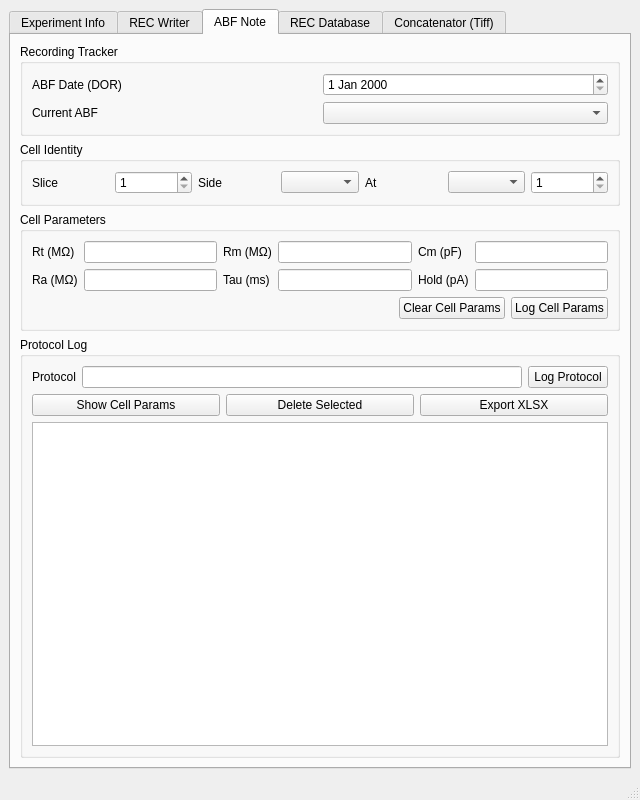
<?xml version="1.0" encoding="UTF-8"?>
<ui version="4.0">
 <class>MainWindow</class>
 <widget class="QMainWindow" name="MainWindow">
  <property name="geometry">
   <rect>
    <x>0</x>
    <y>0</y>
    <width>640</width>
    <height>800</height>
   </rect>
  </property>
  <property name="windowTitle">
   <string>MainWindow</string>
  </property>
  <widget class="QWidget" name="centralwidget">
   <layout class="QVBoxLayout" name="verticalLayout_10">
    <item>
     <widget class="QTabWidget" name="tabs">
      <property name="tabPosition">
       <enum>QTabWidget::TabPosition::North</enum>
      </property>
      <property name="currentIndex">
       <number>2</number>
      </property>
      <property name="elideMode">
       <enum>Qt::TextElideMode::ElideNone</enum>
      </property>
      <property name="documentMode">
       <bool>false</bool>
      </property>
      <property name="tabBarAutoHide">
       <bool>false</bool>
      </property>
      <widget class="QWidget" name="tab_EXP">
       <attribute name="title">
        <string>Experiment Info</string>
       </attribute>
       <layout class="QVBoxLayout" name="verticalLayout_2">
        <item>
         <widget class="QGroupBox" name="gb_basics">
          <property name="enabled">
           <bool>true</bool>
          </property>
          <property name="sizePolicy">
           <sizepolicy hsizetype="Ignored" vsizetype="Maximum">
            <horstretch>0</horstretch>
            <verstretch>0</verstretch>
           </sizepolicy>
          </property>
          <property name="minimumSize">
           <size>
            <width>0</width>
            <height>0</height>
           </size>
          </property>
          <property name="maximumSize">
           <size>
            <width>16777215</width>
            <height>150</height>
           </size>
          </property>
          <property name="title">
           <string>Basics</string>
          </property>
          <layout class="QFormLayout" name="formLayout_4">
           <item row="0" column="1">
            <widget class="QDateEdit" name="de_dor">
             <property name="calendarPopup">
              <bool>true</bool>
             </property>
            </widget>
           </item>
           <item row="0" column="0">
            <widget class="QLabel" name="lbl_dor">
             <property name="text">
              <string>Date of Recording</string>
             </property>
            </widget>
           </item>
           <item row="1" column="0">
            <widget class="QLabel" name="lbl_project">
             <property name="text">
              <string>Project</string>
             </property>
            </widget>
           </item>
           <item row="1" column="1">
            <widget class="QLineEdit" name="le_project"/>
           </item>
           <item row="2" column="0">
            <widget class="QLabel" name="lbl_acuc">
             <property name="text">
              <string>ACUC protocol</string>
             </property>
            </widget>
           </item>
           <item row="2" column="1">
            <widget class="QComboBox" name="cb_acuc"/>
           </item>
          </layout>
         </widget>
        </item>
        <item>
         <widget class="QGroupBox" name="gb_solutions">
          <property name="sizePolicy">
           <sizepolicy hsizetype="Ignored" vsizetype="Maximum">
            <horstretch>0</horstretch>
            <verstretch>0</verstretch>
           </sizepolicy>
          </property>
          <property name="minimumSize">
           <size>
            <width>0</width>
            <height>0</height>
           </size>
          </property>
          <property name="maximumSize">
           <size>
            <width>16777215</width>
            <height>150</height>
           </size>
          </property>
          <property name="title">
           <string>Solutions</string>
          </property>
          <layout class="QGridLayout" name="gridLayout_2">
           <item row="0" column="0">
            <widget class="QLabel" name="lbl_cuttingOS">
             <property name="text">
              <string>Cutting (mOsm/Kg)</string>
             </property>
            </widget>
           </item>
           <item row="0" column="1">
            <widget class="QLabel" name="lbl_holdingOS">
             <property name="text">
              <string>Holding (mOsm/Kg)</string>
             </property>
            </widget>
           </item>
           <item row="1" column="0">
            <widget class="QLineEdit" name="le_cuttingOS"/>
           </item>
           <item row="1" column="1">
            <widget class="QLineEdit" name="le_holdingOS"/>
           </item>
           <item row="0" column="2">
            <widget class="QLabel" name="lbl_recordingOS">
             <property name="text">
              <string>Recording (mOsm/Kg)</string>
             </property>
            </widget>
           </item>
           <item row="1" column="2">
            <widget class="QLineEdit" name="le_recordingOS"/>
           </item>
          </layout>
         </widget>
        </item>
        <item>
         <widget class="QGroupBox" name="gb_animals">
          <property name="sizePolicy">
           <sizepolicy hsizetype="Ignored" vsizetype="Preferred">
            <horstretch>0</horstretch>
            <verstretch>0</verstretch>
           </sizepolicy>
          </property>
          <property name="minimumSize">
           <size>
            <width>0</width>
            <height>0</height>
           </size>
          </property>
          <property name="title">
           <string>Animals</string>
          </property>
          <layout class="QGridLayout" name="gridLayout_4">
           <item row="2" column="0">
            <widget class="QLabel" name="lbl_dob">
             <property name="text">
              <string>Date of Birth</string>
             </property>
            </widget>
           </item>
           <item row="0" column="0">
            <widget class="QLabel" name="lbl_genotype">
             <property name="text">
              <string>Genotype</string>
             </property>
            </widget>
           </item>
           <item row="1" column="0">
            <widget class="QLabel" name="lbl_animalId">
             <property name="text">
              <string>Animal ID</string>
             </property>
            </widget>
           </item>
           <item row="0" column="5">
            <widget class="QComboBox" name="cb_species"/>
           </item>
           <item row="0" column="4">
            <widget class="QLabel" name="lbl_species">
             <property name="text">
              <string>Species</string>
             </property>
            </widget>
           </item>
           <item row="2" column="1">
            <widget class="QDateEdit" name="de_dob"/>
           </item>
           <item row="0" column="1">
            <widget class="QComboBox" name="cb_genotype"/>
           </item>
           <item row="1" column="1">
            <widget class="QLineEdit" name="le_animalId"/>
           </item>
           <item row="2" column="4">
            <widget class="QLabel" name="lbl_ages">
             <property name="text">
              <string>Ages</string>
             </property>
            </widget>
           </item>
           <item row="2" column="5">
            <widget class="QLineEdit" name="le_ages"/>
           </item>
           <item row="1" column="4">
            <widget class="QLabel" name="lbl_sex">
             <property name="text">
              <string>Sex</string>
             </property>
            </widget>
           </item>
           <item row="1" column="5">
            <widget class="QComboBox" name="cb_sex"/>
           </item>
          </layout>
         </widget>
        </item>
        <item>
         <widget class="QGroupBox" name="gb_injections">
          <property name="sizePolicy">
           <sizepolicy hsizetype="Ignored" vsizetype="Preferred">
            <horstretch>0</horstretch>
            <verstretch>0</verstretch>
           </sizepolicy>
          </property>
          <property name="minimumSize">
           <size>
            <width>0</width>
            <height>0</height>
           </size>
          </property>
          <property name="title">
           <string>Injections</string>
          </property>
          <layout class="QVBoxLayout" name="verticalLayout">
           <item>
            <layout class="QHBoxLayout" name="horizontalLayout_2">
             <item>
              <widget class="QPushButton" name="btn_addInjections">
               <property name="text">
                <string>Add New</string>
               </property>
              </widget>
             </item>
             <item>
              <widget class="QPushButton" name="btn_rmInjections">
               <property name="text">
                <string>Remove Selected</string>
               </property>
              </widget>
             </item>
            </layout>
           </item>
           <item>
            <widget class="QTreeView" name="tree_injections"/>
           </item>
          </layout>
         </widget>
        </item>
        <item>
         <widget class="QGroupBox" name="gb_expDbOp">
          <property name="sizePolicy">
           <sizepolicy hsizetype="Ignored" vsizetype="Preferred">
            <horstretch>0</horstretch>
            <verstretch>0</verstretch>
           </sizepolicy>
          </property>
          <property name="minimumSize">
           <size>
            <width>0</width>
            <height>0</height>
           </size>
          </property>
          <property name="title">
           <string>Database Operations</string>
          </property>
          <layout class="QHBoxLayout" name="horizontalLayout_6">
           <item>
            <widget class="QPushButton" name="btn_openExpDb">
             <property name="text">
              <string>Open Databse EXP_INFO</string>
             </property>
            </widget>
           </item>
           <item>
            <widget class="QPushButton" name="btn_saveToExpDb">
             <property name="text">
              <string>Save to Database EXP_INFO</string>
             </property>
            </widget>
           </item>
          </layout>
         </widget>
        </item>
       </layout>
      </widget>
      <widget class="QWidget" name="tab_REC">
       <attribute name="title">
        <string>REC Writer</string>
       </attribute>
       <layout class="QVBoxLayout" name="verticalLayout_3">
        <item>
         <widget class="QLabel" name="lbl_expDate">
          <property name="text">
           <string>Experiment Date: YYYY_MM_DD</string>
          </property>
          <property name="alignment">
           <set>Qt::AlignmentFlag::AlignCenter</set>
          </property>
         </widget>
        </item>
        <item>
         <layout class="QHBoxLayout" name="horizontalLayout_toggleBtns">
          <item>
           <widget class="QPushButton" name="btn_toggleBasic">
            <property name="text">
             <string>Basic Parameters</string>
            </property>
            <property name="checkable">
             <bool>true</bool>
            </property>
            <property name="checked">
             <bool>true</bool>
            </property>
           </widget>
          </item>
          <item>
           <widget class="QPushButton" name="btn_toggleCustomized">
            <property name="text">
             <string>Customized Parameters</string>
            </property>
            <property name="checkable">
             <bool>true</bool>
            </property>
           </widget>
          </item>
         </layout>
        </item>
        <item>
         <widget class="QStackedWidget" name="stack_parameters">
          <property name="currentIndex">
           <number>0</number>
          </property>
          <widget class="QWidget" name="page_basic">
           <layout class="QGridLayout" name="gridLayout_basic">
            <item row="3" column="0">
             <widget class="QLabel" name="lbl_expo">
              <property name="text">
               <string>EXPO</string>
              </property>
             </widget>
            </item>
            <item row="4" column="0">
             <widget class="QLabel" name="lbl_emi">
              <property name="text">
               <string>EMI</string>
              </property>
             </widget>
            </item>
            <item row="1" column="1">
             <widget class="QComboBox" name="cb_exc"/>
            </item>
            <item row="0" column="3">
             <widget class="QSpinBox" name="sb_frames">
              <property name="minimum">
               <number>1</number>
              </property>
              <property name="maximum">
               <number>6000</number>
              </property>
              <property name="value">
               <number>1200</number>
              </property>
             </widget>
            </item>
            <item row="0" column="0">
             <widget class="QLabel" name="lbl_obj">
              <property name="text">
               <string>OBJ</string>
              </property>
              <property name="alignment">
               <set>Qt::AlignmentFlag::AlignLeading|Qt::AlignmentFlag::AlignLeft|Qt::AlignmentFlag::AlignVCenter</set>
              </property>
             </widget>
            </item>
            <item row="2" column="0">
             <widget class="QLabel" name="lbl_level">
              <property name="text">
               <string>LEVEL</string>
              </property>
             </widget>
            </item>
            <item row="0" column="2">
             <widget class="QLabel" name="lbl_frames">
              <property name="text">
               <string>FRAMES (p)</string>
              </property>
              <property name="alignment">
               <set>Qt::AlignmentFlag::AlignLeading|Qt::AlignmentFlag::AlignLeft|Qt::AlignmentFlag::AlignVCenter</set>
              </property>
             </widget>
            </item>
            <item row="0" column="1">
             <layout class="QHBoxLayout" name="horizontalLayout_16">
              <item>
               <widget class="QRadioButton" name="rb_10x">
                <property name="text">
                 <string>10X</string>
                </property>
               </widget>
              </item>
              <item>
               <widget class="QRadioButton" name="rb_40x">
                <property name="text">
                 <string>40X</string>
                </property>
               </widget>
              </item>
              <item>
               <widget class="QRadioButton" name="rb_60x">
                <property name="text">
                 <string>60X</string>
                </property>
               </widget>
              </item>
             </layout>
            </item>
            <item row="1" column="0">
             <widget class="QLabel" name="lbl_exc">
              <property name="text">
               <string>EXC</string>
              </property>
              <property name="alignment">
               <set>Qt::AlignmentFlag::AlignLeading|Qt::AlignmentFlag::AlignLeft|Qt::AlignmentFlag::AlignVCenter</set>
              </property>
             </widget>
            </item>
            <item row="3" column="2">
             <widget class="QLabel" name="lbl_at">
              <property name="text">
               <string>AT</string>
              </property>
             </widget>
            </item>
            <item row="1" column="3">
             <widget class="QLineEdit" name="le_fps"/>
            </item>
            <item row="3" column="1">
             <layout class="QHBoxLayout" name="horizontalLayout_17">
              <item>
               <widget class="QLineEdit" name="le_expo"/>
              </item>
              <item>
               <widget class="QComboBox" name="cb_expoUnit"/>
              </item>
             </layout>
            </item>
            <item row="2" column="2">
             <widget class="QLabel" name="lbl_slice">
              <property name="text">
               <string>SLICE</string>
              </property>
             </widget>
            </item>
            <item row="2" column="1">
             <widget class="QSpinBox" name="sb_level">
              <property name="minimum">
               <number>0</number>
              </property>
              <property name="maximum">
               <number>100</number>
              </property>
              <property name="value">
               <number>100</number>
              </property>
             </widget>
            </item>
            <item row="3" column="3">
             <layout class="QHBoxLayout" name="horizontalLayout_20">
              <item>
               <widget class="QComboBox" name="cb_locType"/>
              </item>
              <item>
               <widget class="QSpinBox" name="sb_at"/>
              </item>
             </layout>
            </item>
            <item row="1" column="2">
             <widget class="QLabel" name="lbl_fps">
              <property name="text">
               <string>FPS (Hz)</string>
              </property>
             </widget>
            </item>
            <item row="2" column="3">
             <layout class="QHBoxLayout" name="horizontalLayout_slice">
              <item>
               <widget class="QSpinBox" name="sb_slice"/>
              </item>
              <item>
               <widget class="QLabel" name="lbl_side">
                <property name="text">
                 <string>SIDE</string>
                </property>
               </widget>
              </item>
              <item>
               <widget class="QComboBox" name="cb_side"/>
              </item>
             </layout>
            </item>
            <item row="4" column="1">
             <widget class="QComboBox" name="cb_emi"/>
            </item>
           </layout>
          </widget>
          <widget class="QWidget" name="page_customized">
           <layout class="QVBoxLayout" name="verticalLayout_customized">
            <item>
             <layout class="QHBoxLayout" name="horizontalLayout_21">
              <item>
               <widget class="QComboBox" name="cb_templateLoad"/>
              </item>
              <item>
               <widget class="QPushButton" name="btn_templateSave">
                <property name="text">
                 <string>Save</string>
                </property>
               </widget>
              </item>
              <item>
               <widget class="QPushButton" name="btn_templateDelete">
                <property name="text">
                 <string>Delete</string>
                </property>
               </widget>
              </item>
              <item>
               <widget class="QCheckBox" name="chk_addCustomized">
                <property name="text">
                 <string>Check to append</string>
                </property>
               </widget>
              </item>
             </layout>
            </item>
            <item>
             <layout class="QHBoxLayout" name="horizontalLayout_3">
              <item>
               <widget class="QTableView" name="tv_customized">
                <property name="autoFillBackground">
                 <bool>false</bool>
                </property>
               </widget>
              </item>
              <item>
               <layout class="QVBoxLayout" name="verticalLayout_4">
                <item>
                 <widget class="QPushButton" name="btn_mvRowsDown">
                  <property name="text">
                   <string>Shift Down</string>
                  </property>
                 </widget>
                </item>
                <item>
                 <widget class="QPushButton" name="btn_mvRowsUp">
                  <property name="text">
                   <string>Shift Up</string>
                  </property>
                 </widget>
                </item>
                <item>
                 <widget class="QPushButton" name="btn_insertCustomProps">
                  <property name="text">
                   <string>Insert</string>
                  </property>
                 </widget>
                </item>
                <item>
                 <widget class="QPushButton" name="btn_rmSelectedRows">
                  <property name="text">
                   <string>Remove</string>
                  </property>
                 </widget>
                </item>
               </layout>
              </item>
             </layout>
            </item>
           </layout>
          </widget>
         </widget>
        </item>
        <item>
         <widget class="QGroupBox" name="groupBox">
          <property name="title">
           <string>TIFF Name</string>
          </property>
          <layout class="QHBoxLayout" name="horizontalLayout">
           <item>
            <widget class="QLineEdit" name="le_filenameSn">
             <property name="alignment">
              <set>Qt::AlignmentFlag::AlignCenter</set>
             </property>
            </widget>
           </item>
           <item>
            <widget class="QPushButton" name="btn_snInc">
             <property name="text">
              <string>+</string>
             </property>
            </widget>
           </item>
           <item>
            <widget class="QPushButton" name="btn_snDec">
             <property name="text">
              <string>–</string>
             </property>
            </widget>
           </item>
           <item>
            <widget class="QPushButton" name="btn_snReset">
             <property name="text">
              <string>Reset</string>
             </property>
            </widget>
           </item>
           <item>
            <widget class="QPushButton" name="btn_snCopy">
             <property name="text">
              <string>Copy</string>
             </property>
            </widget>
           </item>
          </layout>
         </widget>
        </item>
        <item>
         <widget class="QGroupBox" name="gb_filePreview">
          <property name="title">
           <string>REC Preview</string>
          </property>
          <layout class="QGridLayout" name="gridLayout_5">
           <item row="1" column="0">
            <widget class="QTextEdit" name="te_tags"/>
           </item>
           <item row="0" column="0">
            <layout class="QGridLayout" name="gridLayout">
             <item row="0" column="1" rowspan="2">
              <widget class="QTextEdit" name="te_recDir"/>
             </item>
             <item row="0" column="2" alignment="Qt::AlignmentFlag::AlignTop">
              <widget class="QPushButton" name="btn_browseRecDir">
               <property name="text">
                <string>Browse</string>
               </property>
              </widget>
             </item>
             <item row="2" column="1">
              <widget class="QComboBox" name="cb_recFiles"/>
             </item>
             <item row="0" column="0">
              <widget class="QLabel" name="lbl_recDir">
               <property name="sizePolicy">
                <sizepolicy hsizetype="Preferred" vsizetype="Minimum">
                 <horstretch>0</horstretch>
                 <verstretch>0</verstretch>
                </sizepolicy>
               </property>
               <property name="text">
                <string>Directory</string>
               </property>
               <property name="alignment">
                <set>Qt::AlignmentFlag::AlignLeading|Qt::AlignmentFlag::AlignLeft|Qt::AlignmentFlag::AlignVCenter</set>
               </property>
              </widget>
             </item>
             <item row="2" column="0">
              <widget class="QLabel" name="lbl_recFile">
               <property name="text">
                <string>Filename</string>
               </property>
               <property name="alignment">
                <set>Qt::AlignmentFlag::AlignLeading|Qt::AlignmentFlag::AlignLeft|Qt::AlignmentFlag::AlignVCenter</set>
               </property>
              </widget>
             </item>
            </layout>
           </item>
           <item row="2" column="0">
            <layout class="QHBoxLayout" name="horizontalLayout_recButtons">
             <item>
              <widget class="QPushButton" name="btn_generateTags">
               <property name="text">
                <string>Generate from Form</string>
               </property>
              </widget>
             </item>
             <item>
              <widget class="QPushButton" name="btn_writeRec">
               <property name="text">
                <string>Write to The File</string>
               </property>
              </widget>
             </item>
            </layout>
           </item>
          </layout>
         </widget>
        </item>
       </layout>
      </widget>
      <widget class="QWidget" name="tab_ABF">
       <attribute name="title">
        <string>ABF Note</string>
       </attribute>
       <layout class="QVBoxLayout" name="verticalLayout_15">
        <item>
         <widget class="QGroupBox" name="gb_recordingTracker">
          <property name="title">
           <string>Recording Tracker</string>
          </property>
          <layout class="QGridLayout" name="gridLayout_tracker">
           <item row="0" column="0">
            <widget class="QLabel" name="lbl_abfDate">
             <property name="text">
              <string>ABF Date (DOR)</string>
             </property>
            </widget>
           </item>
           <item row="2" column="0">
            <widget class="QLabel" name="lbl_currentAbf">
             <property name="text">
              <string>Current ABF</string>
             </property>
            </widget>
           </item>
           <item row="2" column="1">
            <widget class="QComboBox" name="cb_currentAbf"/>
           </item>
           <item row="0" column="1">
            <widget class="QDateEdit" name="de_abfDate"/>
           </item>
          </layout>
         </widget>
        </item>
        <item>
         <widget class="QGroupBox" name="gb_cellIdentity">
          <property name="title">
           <string>Cell Identity</string>
          </property>
          <layout class="QHBoxLayout" name="horizontalLayout_cellId">
           <item>
            <widget class="QLabel" name="lbl_abfSlice">
             <property name="text">
              <string>Slice</string>
             </property>
            </widget>
           </item>
           <item>
            <widget class="QSpinBox" name="sb_abfSlice">
             <property name="minimum">
              <number>1</number>
             </property>
             <property name="maximum">
              <number>99</number>
             </property>
            </widget>
           </item>
           <item>
            <widget class="QLabel" name="lbl_abfSide">
             <property name="text">
              <string>Side</string>
             </property>
            </widget>
           </item>
           <item>
            <widget class="QComboBox" name="cb_abfSide"/>
           </item>
           <item>
            <widget class="QLabel" name="lbl_abfAt">
             <property name="text">
              <string>At</string>
             </property>
            </widget>
           </item>
           <item>
            <widget class="QComboBox" name="cb_abfAtType"/>
           </item>
           <item>
            <widget class="QSpinBox" name="sb_abfAt">
             <property name="minimum">
              <number>1</number>
             </property>
             <property name="maximum">
              <number>99</number>
             </property>
            </widget>
           </item>
          </layout>
         </widget>
        </item>
        <item>
         <widget class="QGroupBox" name="gb_cellParams">
          <property name="title">
           <string>Cell Parameters</string>
          </property>
          <layout class="QVBoxLayout" name="verticalLayout_cellParams">
           <item>
            <layout class="QGridLayout" name="gridLayout_cellParams">
             <item row="0" column="0">
              <widget class="QLabel" name="lbl_abfRt">
               <property name="text">
                <string>Rt (MΩ)</string>
               </property>
              </widget>
             </item>
             <item row="0" column="1">
              <widget class="QLineEdit" name="le_abfRt"/>
             </item>
             <item row="0" column="2">
              <widget class="QLabel" name="lbl_abfRm">
               <property name="text">
                <string>Rm (MΩ)</string>
               </property>
              </widget>
             </item>
             <item row="0" column="3">
              <widget class="QLineEdit" name="le_abfRm"/>
             </item>
             <item row="0" column="4">
              <widget class="QLabel" name="lbl_abfCm">
               <property name="text">
                <string>Cm (pF)</string>
               </property>
              </widget>
             </item>
             <item row="0" column="5">
              <widget class="QLineEdit" name="le_abfCm"/>
             </item>
             <item row="1" column="0">
              <widget class="QLabel" name="lbl_abfRa">
               <property name="text">
                <string>Ra (MΩ)</string>
               </property>
              </widget>
             </item>
             <item row="1" column="1">
              <widget class="QLineEdit" name="le_abfRa"/>
             </item>
             <item row="1" column="2">
              <widget class="QLabel" name="lbl_abfTau">
               <property name="text">
                <string>Tau (ms)</string>
               </property>
              </widget>
             </item>
             <item row="1" column="3">
              <widget class="QLineEdit" name="le_abfTau"/>
             </item>
             <item row="1" column="4">
              <widget class="QLabel" name="lbl_abfHold">
               <property name="text">
                <string>Hold (pA)</string>
               </property>
              </widget>
             </item>
             <item row="1" column="5">
              <widget class="QLineEdit" name="le_abfHold"/>
             </item>
            </layout>
           </item>
           <item>
            <layout class="QHBoxLayout" name="horizontalLayout_logCellParams">
             <item>
              <spacer name="spacer_cellParams">
               <property name="orientation">
                <enum>Qt::Orientation::Horizontal</enum>
               </property>
               <property name="sizeHint" stdset="0">
                <size>
                 <width>0</width>
                 <height>0</height>
                </size>
               </property>
              </spacer>
             </item>
             <item>
              <widget class="QPushButton" name="btn_clearCellParams">
               <property name="text">
                <string>Clear Cell Params</string>
               </property>
              </widget>
             </item>
             <item>
              <widget class="QPushButton" name="btn_logCellParams">
               <property name="text">
                <string>Log Cell Params</string>
               </property>
              </widget>
             </item>
            </layout>
           </item>
          </layout>
         </widget>
        </item>
        <item>
         <widget class="QGroupBox" name="gb_protocolLog">
          <property name="title">
           <string>Protocol Log</string>
          </property>
          <layout class="QVBoxLayout" name="verticalLayout_protocolLog">
           <item>
            <layout class="QHBoxLayout" name="horizontalLayout_protocol">
             <item>
              <widget class="QLabel" name="lbl_abfProtocol">
               <property name="text">
                <string>Protocol</string>
               </property>
              </widget>
             </item>
             <item>
              <widget class="QLineEdit" name="le_abfProtocol">
               <property name="placeholderText">
                <string/>
               </property>
              </widget>
             </item>
             <item>
              <widget class="QPushButton" name="btn_logProtocol">
               <property name="text">
                <string>Log Protocol</string>
               </property>
              </widget>
             </item>
            </layout>
           </item>
           <item>
            <layout class="QHBoxLayout" name="horizontalLayout_tableControls">
             <item>
              <widget class="QPushButton" name="btn_toggleCellParams">
               <property name="text">
                <string>Show Cell Params</string>
               </property>
               <property name="checkable">
                <bool>true</bool>
               </property>
              </widget>
             </item>
             <item>
              <widget class="QPushButton" name="btn_deleteSelected">
               <property name="text">
                <string>Delete Selected</string>
               </property>
              </widget>
             </item>
             <item>
              <widget class="QPushButton" name="btn_exportXlsx">
               <property name="text">
                <string>Export XLSX</string>
               </property>
              </widget>
             </item>
            </layout>
           </item>
           <item>
            <widget class="QTableView" name="tv_abfNote"/>
           </item>
          </layout>
         </widget>
        </item>
       </layout>
      </widget>
      <widget class="QWidget" name="tab_REC_DB">
       <attribute name="title">
        <string>REC Database</string>
       </attribute>
       <layout class="QVBoxLayout" name="verticalLayout_21">
        <item>
         <widget class="QGroupBox" name="gb_recDB_status">
          <property name="sizePolicy">
           <sizepolicy hsizetype="Ignored" vsizetype="Preferred">
            <horstretch>0</horstretch>
            <verstretch>0</verstretch>
           </sizepolicy>
          </property>
          <property name="minimumSize">
           <size>
            <width>0</width>
            <height>0</height>
           </size>
          </property>
          <property name="title">
           <string>Status</string>
          </property>
          <layout class="QVBoxLayout" name="verticalLayout_6">
           <item>
            <widget class="QTextBrowser" name="tb_recDb"/>
           </item>
          </layout>
         </widget>
        </item>
        <item>
         <widget class="QGroupBox" name="gb_dbOperation">
          <property name="sizePolicy">
           <sizepolicy hsizetype="Ignored" vsizetype="Preferred">
            <horstretch>0</horstretch>
            <verstretch>0</verstretch>
           </sizepolicy>
          </property>
          <property name="minimumSize">
           <size>
            <width>0</width>
            <height>0</height>
           </size>
          </property>
          <property name="title">
           <string>Database Operation</string>
          </property>
          <layout class="QVBoxLayout" name="verticalLayout_8">
           <item>
            <widget class="QPushButton" name="btn_importRecDb">
             <property name="text">
              <string>Import Data From Rec Files</string>
             </property>
            </widget>
           </item>
           <item>
            <layout class="QHBoxLayout" name="horizontalLayout_14">
             <item>
              <widget class="QLabel" name="lbl_tableName">
               <property name="text">
                <string>Table Name</string>
               </property>
              </widget>
             </item>
             <item>
              <widget class="QComboBox" name="cb_recDbTable"/>
             </item>
             <item>
              <widget class="QPushButton" name="btn_loadRecTable">
               <property name="text">
                <string>Load</string>
               </property>
              </widget>
             </item>
             <item>
              <widget class="QPushButton" name="btn_exportSummary">
               <property name="text">
                <string>Export</string>
               </property>
              </widget>
             </item>
             <item>
              <widget class="QPushButton" name="btn_deleteTable">
               <property name="text">
                <string>Delete</string>
               </property>
              </widget>
             </item>
            </layout>
           </item>
          </layout>
         </widget>
        </item>
        <item>
         <widget class="QGroupBox" name="gb_dbDisplay">
          <property name="sizePolicy">
           <sizepolicy hsizetype="Ignored" vsizetype="Preferred">
            <horstretch>0</horstretch>
            <verstretch>0</verstretch>
           </sizepolicy>
          </property>
          <property name="minimumSize">
           <size>
            <width>0</width>
            <height>0</height>
           </size>
          </property>
          <property name="title">
           <string>Display</string>
          </property>
          <layout class="QVBoxLayout" name="verticalLayout_9">
           <item>
            <widget class="QTableView" name="tv_recDb"/>
           </item>
          </layout>
         </widget>
        </item>
       </layout>
      </widget>
      <widget class="QWidget" name="tab_CONCAT">
       <attribute name="title">
        <string>Concatenator (Tiff)</string>
       </attribute>
       <layout class="QVBoxLayout" name="verticalLayout_22">
        <item>
         <widget class="QGroupBox" name="gb_concat_status">
          <property name="sizePolicy">
           <sizepolicy hsizetype="Ignored" vsizetype="Preferred">
            <horstretch>0</horstretch>
            <verstretch>0</verstretch>
           </sizepolicy>
          </property>
          <property name="minimumSize">
           <size>
            <width>0</width>
            <height>0</height>
           </size>
          </property>
          <property name="title">
           <string>Status</string>
          </property>
          <layout class="QVBoxLayout" name="verticalLayout_23">
           <item>
            <widget class="QTextBrowser" name="tb_concatenator"/>
           </item>
          </layout>
         </widget>
        </item>
        <item>
         <widget class="QGroupBox" name="gb_tiffBrowser">
          <property name="sizePolicy">
           <sizepolicy hsizetype="Ignored" vsizetype="Preferred">
            <horstretch>0</horstretch>
            <verstretch>0</verstretch>
           </sizepolicy>
          </property>
          <property name="minimumSize">
           <size>
            <width>0</width>
            <height>0</height>
           </size>
          </property>
          <property name="title">
           <string>File Browser (Tiff)</string>
          </property>
          <layout class="QVBoxLayout" name="verticalLayout_24">
           <item>
            <layout class="QHBoxLayout" name="horizontalLayout_24">
             <item>
              <widget class="QCheckBox" name="chk_includeSubfolders">
               <property name="text">
                <string>Include subfolders</string>
               </property>
              </widget>
             </item>
             <item>
              <widget class="QPushButton" name="btn_browseTiffs">
               <property name="text">
                <string>Browse</string>
               </property>
              </widget>
             </item>
            </layout>
           </item>
           <item>
            <widget class="QCheckBox" name="chk_selectAllFiles">
             <property name="text">
              <string>All</string>
             </property>
            </widget>
           </item>
           <item>
            <widget class="QListView" name="lv_recFiles"/>
           </item>
           <item>
            <widget class="QPushButton" name="btn_startConcat">
             <property name="text">
              <string>Start</string>
             </property>
            </widget>
           </item>
          </layout>
         </widget>
        </item>
        <item>
         <widget class="QProgressBar" name="pb_concatenation">
          <property name="value">
           <number>0</number>
          </property>
         </widget>
        </item>
       </layout>
      </widget>
     </widget>
    </item>
   </layout>
  </widget>
  <widget class="QMenuBar" name="menubar">
   <property name="geometry">
    <rect>
     <x>0</x>
     <y>0</y>
     <width>640</width>
     <height>21</height>
    </rect>
   </property>
  </widget>
  <widget class="QStatusBar" name="statusbar"/>
 </widget>
 <resources/>
 <connections/>
</ui>
